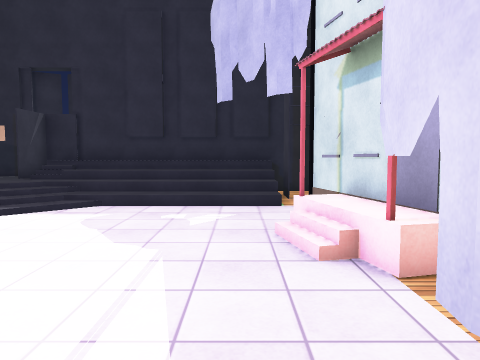
View 1 (above)

15 first-person views from a walk through a Unity game level. The camera is 1.4 m above the floor, tilts 4° down and sees 70° across. The floor is counted in squares, 1 m on a side. Each view is taken from the middle of a square. On the plan, view 1 faces up. The plan holds only what a view shows up to about 15 squares ahead; the rest is blank. The place goes on beyond the plan. Surface patterns are stand-ins for the level's own textures.

View 2
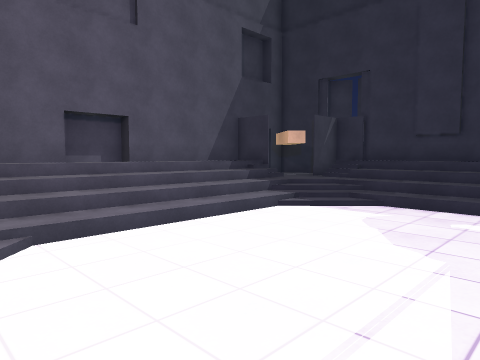

View 3
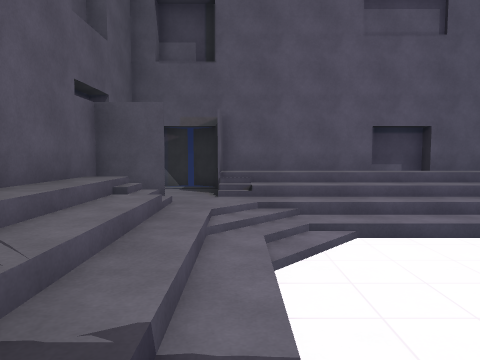

View 4
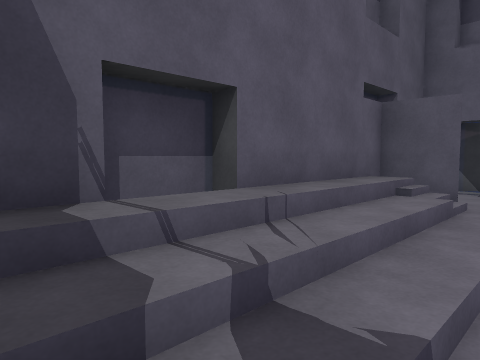

View 5
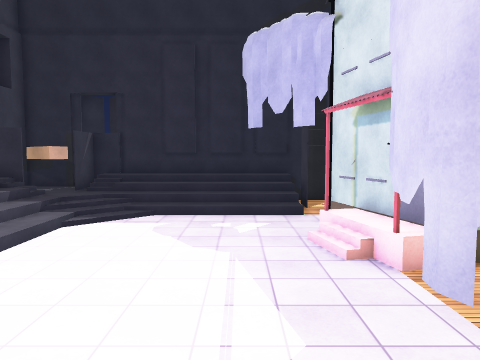

View 6
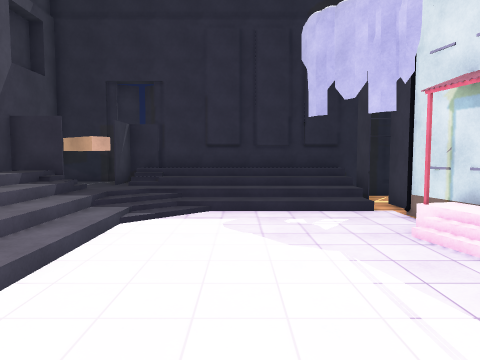

View 7
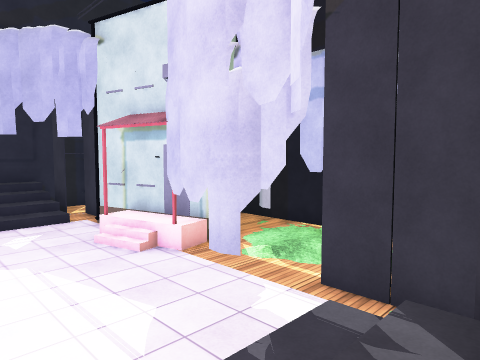

View 8
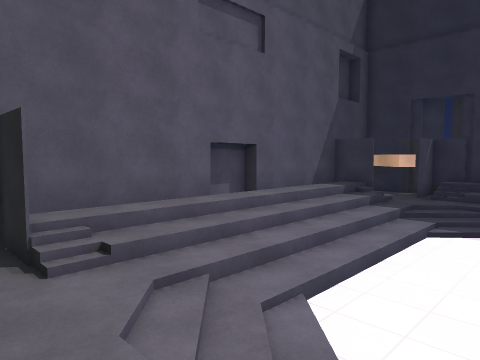

View 9
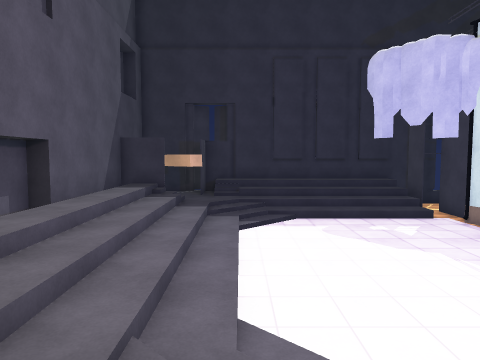

View 10
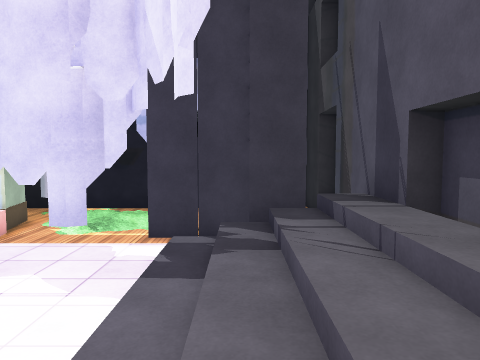

View 11
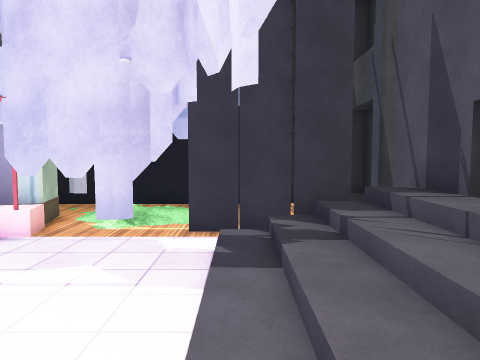

View 12
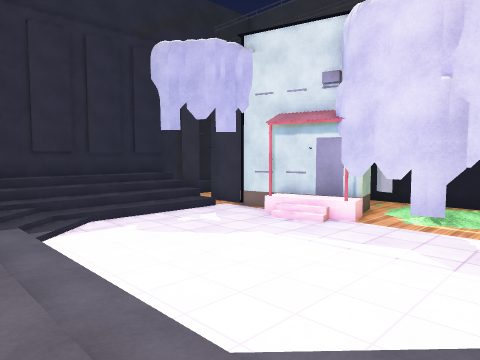

View 13
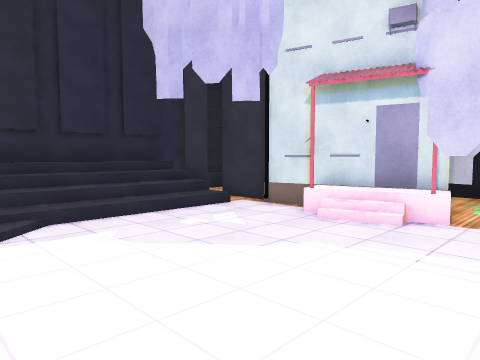

View 14
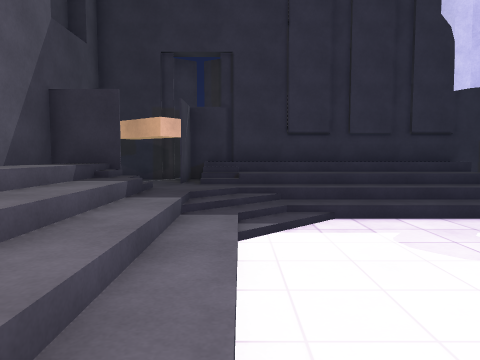

View 15
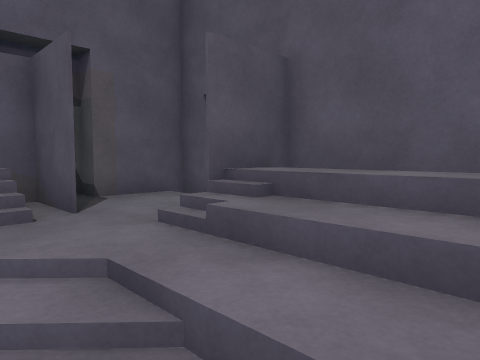

### Floor plan
Key: @ floor where view 1 was taken; # wall or solid block; . main floor; : floor 0.25 m higher than the main floor; + floor 0.5 m higher than the main floor; * floor 1 m higher than the main floor; % floor 1.25 m higher than the main floor; / step, stairs or slope; = window, fence, low wall or low ledge; ^ raised ledge; v drop or lower ground; T thing the floor can be seen under or through; O other object.
Columns run from 11 left of view 1 to 5 right of it. Each row starts with its distance up from view 1.
 14    ###########
 13    #/%%%%%%%##
 12   ##/*******v#
 11 ####++++++++=#
 10 #%*+++::::::/#
  9 #%*//::......O
  8 #%*///.......
  7 #%*///....../
  6 #%*///....../ O
  5 #%*///....../+#^#
  4 #%*///.......OOO
  3 #%*///......OT..
  2 #%*///......O .:
  1 #%*///......OT.:
  0 #%*//::....@.#.
 -1 #%*+++::::::/#
 -2 ###+++++++++=#
 -3   +#/*******##
 -4    #/%%%%%%%#
 -5    ########## ###

Positions as (right, up) in squares from view 1, and headings:
1: (0, 0), facing up
2: (0, 0), facing up-left
3: (1, -1), facing left
4: (1, -1), facing down-left
5: (-1, -2), facing up
6: (-3, -1), facing up
7: (-3, -3), facing up-right
8: (-3, -3), facing up-left
9: (-6, -3), facing up
10: (-6, -2), facing right
11: (-6, -1), facing right
12: (-8, -1), facing up-right
13: (-6, 2), facing up-right
14: (-6, 2), facing up
15: (-6, 2), facing down-left
